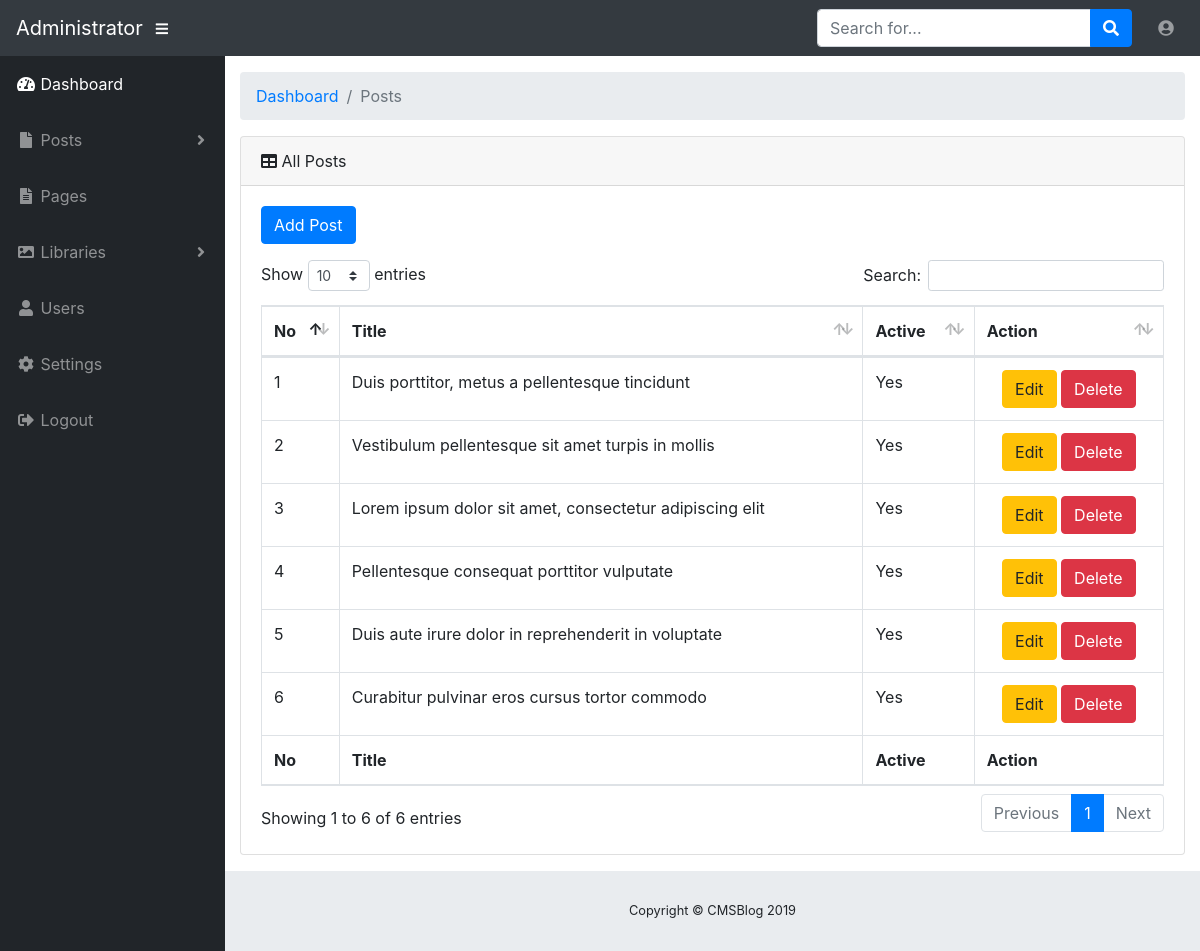
The app's page /admin/media.php?module=posts (signed in) with its own data.
### tables this page shows
CREATE TABLE `posts` (
  `id` int(5) NOT NULL,
  `category_id` int(10) NOT NULL,
  `username` varchar(50) NOT NULL,
  `title` varchar(255) NOT NULL,
  `seotitle` varchar(255) NOT NULL,
  `intro` text NOT NULL,
  `content` text NOT NULL,
  `image` varchar(255) NOT NULL,
  `caption` varchar(150) NOT NULL,
  `tag` varchar(255) NOT NULL,
  `hits` int(10) NOT NULL DEFAULT '1',
  `active` enum('Yes','No') NOT NULL DEFAULT 'Yes',
  `date_created` datetime NOT NULL
);

### admin/modul/mod_posts/posts.php (the view, shortened to what this page needs)
<?php
if (empty($_SESSION['username']) AND empty($_SESSION['password'])){
  echo "<h3>Untuk mengakses modul, Anda harus login dulu.</h3>
        <p><a href='index.php'>LOGIN</a></p>";
}
else {
	$aksi = "modul/mod_posts/action.php";
	$act = isset($_GET['act']) ? $_GET['act'] : '';
	switch($act){
    default: ?>
		<ol class="breadcrumb">
			<li class="breadcrumb-item">
				<a href="media.php?module=home">Dashboard</a>
			</li>
			<li class="breadcrumb-item active">Posts</li>
		</ol>
        <div class="card mb-3">
        	<div class="card-header">
            	<i class="fas fa-table"></i>
            	All Posts
            </div>
      		<div class="card-body">
     			<?php
  				if ($_SESSION['level']=='admin'){
			        $query  = "SELECT * FROM posts ORDER BY date_created";
			        $hasil 	= mysqli_query($con, $query);
			        $posts 	= mysqli_fetch_all($hasil, MYSQLI_ASSOC);
		      	}
		      	else{
			        $query  = "SELECT * FROM posts WHERE username='$_SESSION[username]' ORDER BY date_created";
			        $hasil = mysqli_query($con, $query);
			        $posts 	= mysqli_fetch_all($hasil, MYSQLI_ASSOC);
		      	}
  				?>
  				<p><input type="button" class="btn btn-primary" value="Add Post" onclick="window.location.href='?module=posts&act=add'"></p>
	            <div class="table-responsive">
	              <table class="table table-bordered" id="dataTable" width="100%" cellspacing="0">
	                <thead>
	                  <tr>
	                    <th>No</th>
	                    <th>Title</th>
	                    <th>Active</th>
	                    <th>Action</th>
	                  </tr>
	                </thead>
	                <tfoot>
	                  <tr>
	                    <th>No</th>
	                    <th>Title</th>
	                    <th>Active</th>
	                    <th>Action</th>
	                  </tr>
	                </tfoot>
	                <tbody>
	                	<?php
                		$no = 1;
							foreach($posts as $post) :
  						?>
						<tr>
							<td><?php echo $no; ?></td>
							<td><?php echo $post['title']; ?></td>
							<td><?php echo $post['active']; ?></td>
							<td>
							<center>
								<a class="btn btn-warning" href="?module=posts&act=edit&id=<?php echo $post['id'];?>">Edit</a>
								<a class="btn btn-danger" href="<?php echo $aksi .'?module=posts&act=delete&id=' . $post['id'];?>">Delete</a>
							</center>
							</td>
						</tr>
						<?php
						$no++;
						endforeach;
						?>
	                </tbody>
	            </table>
	    	</div>
        </div>
	</div>
     <?php break;
        case "add" : ?>
		<?php
	}
}
?>

### admin/media.php (shortened to what this page needs)
<?php
if (empty($_SESSION['username']) AND empty($_SESSION['password'])) {
  echo "<h3>Untuk mengakses modul, Anda harus login dulu.</h3>
        <p><a href='index.php'>LOGIN</a></p></div>";
}
else {
  include ('header.php'); ?>
  <div id="wrapper">
    <?php include ('sidebar.php'); ?>
    <div id="content-wrapper">
      <div class="container-fluid">
        <?php include ('content.php'); ?>
      </div>
    </div>
    <?php include ('footer.php'); ?>
    </div>
</body>
</html>
<?php } ?>

### admin/header.php (shortened to what this page needs)
<!DOCTYPE html>
<html lang="en">
<head>
  <link href="assets/vendor/fontawesome-free/css/all.min.css" rel="stylesheet" type="text/css">
  <link href="assets/vendor/datatables/dataTables.bootstrap4.css" rel="stylesheet">
  <link href="assets/css/sb-admin.css" rel="stylesheet">
</head>
<body id="page-top">
  <nav class="navbar navbar-expand navbar-dark bg-dark static-top">
    <a class="navbar-brand mr-1" href="media.php?module=home">Administrator</a>
    <button class="btn btn-link btn-sm text-white order-1 order-sm-0" id="sidebarToggle" href="#">
      <i class="fas fa-bars"></i>
    </button>
    <form class="d-none d-md-inline-block form-inline ml-auto mr-0 mr-md-3 my-2 my-md-0">
      <div class="input-group">
        <input type="text" class="form-control" placeholder="Search for..." aria-label="Search" aria-describedby="basic-addon2">
        <div class="input-group-append">
          <button class="btn btn-primary" type="button">
            <i class="fas fa-search"></i>
          </button>
        </div>
      </div>
    </form>
    <ul class="navbar-nav ml-auto ml-md-0">
      <li class="nav-item dropdown no-arrow">
        <a class="nav-link dropdown-toggle" href="#" id="userDropdown" role="button" data-toggle="dropdown" aria-haspopup="true" aria-expanded="false">
          <i class="fas fa-user-circle fa-fw"></i>
        </a>
      </li>
    </ul>
  </nav>

### admin/sidebar.php (shortened to what this page needs)
<ul class="sidebar navbar-nav">
  <li class="nav-item active">
    <a class="nav-link" href="media.php?module=home">
      <i class="fas fa-fw fa-tachometer-alt"></i>
      <span>Dashboard</span>
    </a>
  </li>
  <li class="nav-item dropdown">
    <a class="nav-link dropdown-toggle" href="#" id="pagesDropdown" role="button" data-toggle="dropdown" aria-haspopup="true" aria-expanded="false">
      <i class="fas fa-fw fa-file"></i>
      <span>Posts</span>
    </a>
  </li>
  <?php if ($_SESSION['level']=='admin'){ ?>
  <li class="nav-item">
    <a class="nav-link" href="media.php?module=pages">
      <i class="fas fa-fw fa-file-alt"></i>
      <span>Pages</span></a>
  </li>
  <?php } ?>
  <?php if ($_SESSION['level']=='admin'){ ?>
  <li class="nav-item dropdown">
    <a class="nav-link dropdown-toggle" href="#" id="pagesDropdown" role="button" data-toggle="dropdown" aria-haspopup="true" aria-expanded="false">
      <i class="fas fa-fw fa-image"></i>
      <span>Libraries</span>
    </a>
  </li>
  <?php } ?>
  <li class="nav-item">
    <a class="nav-link" href="media.php?module=users">
      <i class="fas fa-fw fa-user"></i>
      <span>Users</span></a>
  </li>
  <?php if ($_SESSION['level']=='admin'){ ?>
  <li class="nav-item">
    <a class="nav-link" href="media.php?module=settings">
      <i class="fas fa-fw fa-cog"></i>
      <span>Settings</span></a>
  </li>
  <?php } ?>
  <li class="nav-item">
    <a class="nav-link" href="logout.php">
      <i class="fas fa-fw fa-sign-out-alt"></i>
      <span>Logout</span></a>
  </li>
</ul>

### admin/content.php
<?php
if (empty($_SESSION['username']) AND empty($_SESSION['password'])){
  echo "<h3>Untuk mengakses modul, Anda harus login dulu.</h3>
        <p><a href='index.php'>LOGIN</a></p>";
}
else {
	include "../config/koneksi.php";
	if ($_GET['module']=='home') {
		if ($_SESSION['level']=='admin' OR $_SESSION['level']=='user'){
		  include ('modul/mod_home/home.php');
		}
	}
	elseif ($_GET['module']=='users'){
		if ($_SESSION['level']=='admin' OR $_SESSION['level']=='user'){
			include "modul/mod_users/users.php";
		}
	}
	elseif ($_GET['module']=='categories'){
		if ($_SESSION['level']=='admin'){
			include "modul/mod_categories/categories.php";
		}
	}
	elseif ($_GET['module']=='tags'){
		if ($_SESSION['level']=='admin'){
			include "modul/mod_tags/tags.php";
		}
	}
	elseif ($_GET['module']=='posts'){
		if ($_SESSION['level']=='admin' OR $_SESSION['level']=='user'){
			include "modul/mod_posts/posts.php";
		}
	}
}
?>

### admin/footer.php
<footer class="sticky-footer">
  <div class="container my-auto">
    <div class="copyright text-center my-auto">
      <span>Copyright © CMSBlog 2019</span>
    </div>
  </div>
</footer>

### records on screen
posts: title "Duis porttitor, metus a pellentesque tincidunt", active "Yes"
posts: title "Vestibulum pellentesque sit amet turpis in mollis", active "Yes"
posts: title "Lorem ipsum dolor sit amet, consectetur adipiscing elit", active "Yes"
posts: title "Pellentesque consequat porttitor vulputate", active "Yes"
posts: title "Duis aute irure dolor in reprehenderit in voluptate", active "Yes"
posts: title "Curabitur pulvinar eros cursus tortor commodo", active "Yes"
